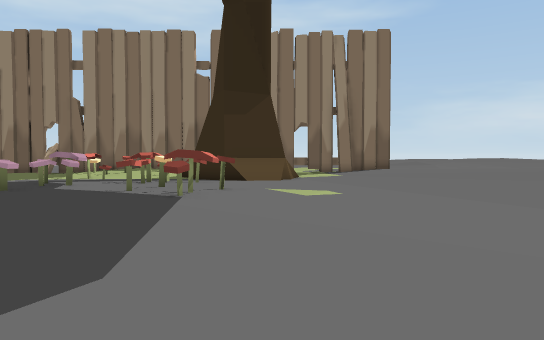
view 1 (above)

19 first-person views from a walk through a Unity game level. The camera is 1.5 m above the floor, tilts 2° down and sees 70° across. The floor is counted in squares, 2.25 m on a side. Each view is taken from the middle of a square. On the plan, view 1 faces up. The plan holds only what a view shows up to about 11 squares ahead; the rest is blank. The place goes on beyond the plan. The player is left out. Some animated figures are left out.

view 2
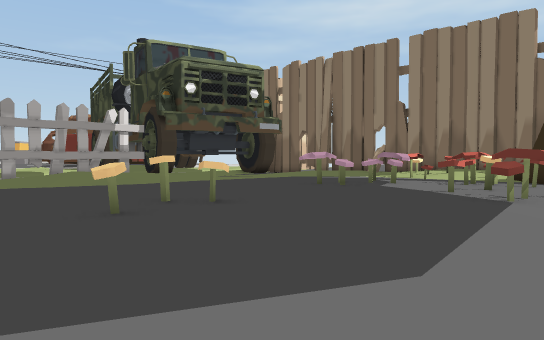

view 3
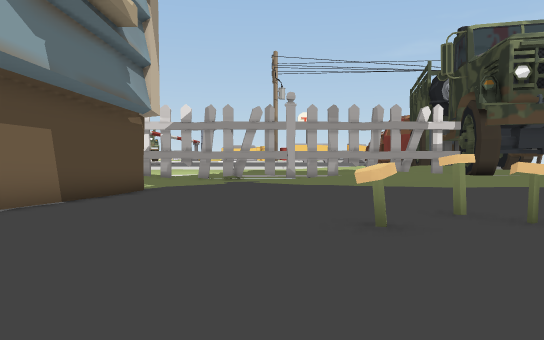

view 4
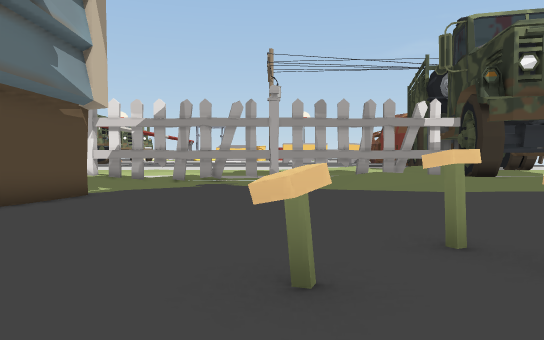

view 5
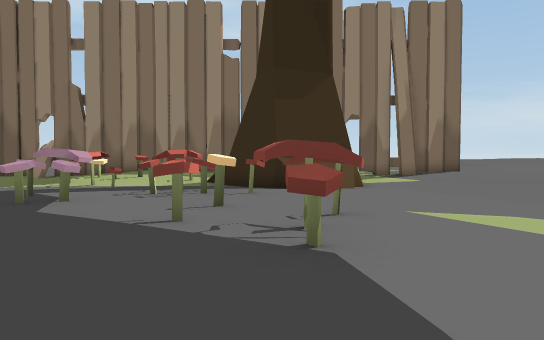

view 6
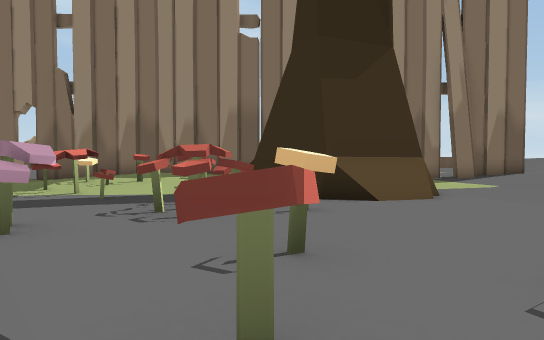

view 7
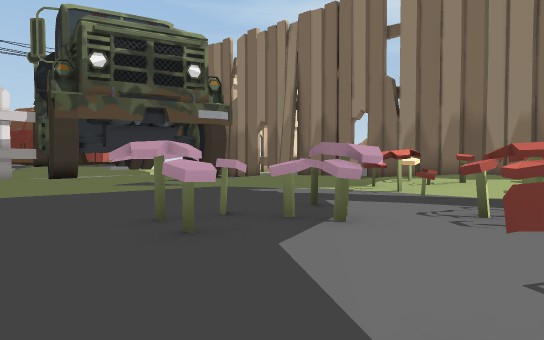

view 8
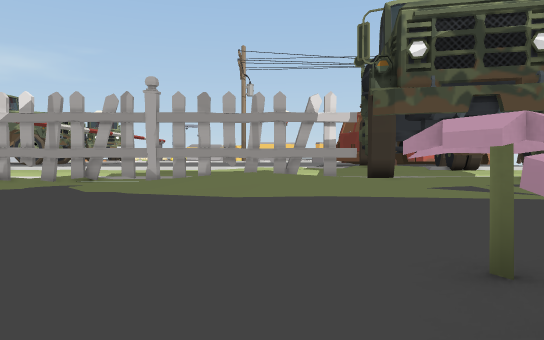

view 9
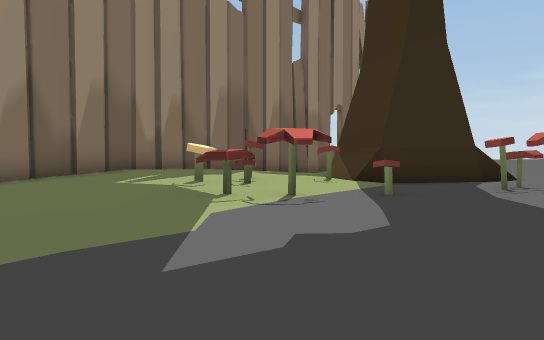

view 10
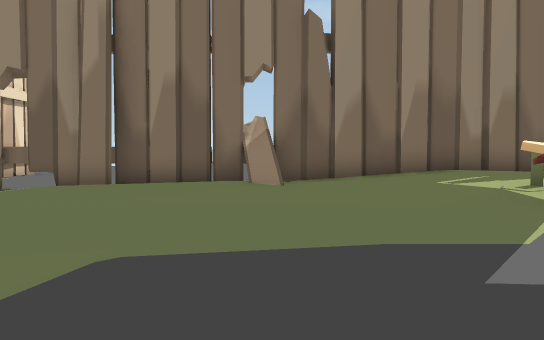

view 11
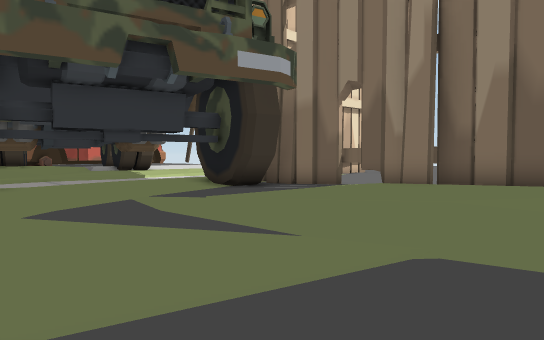

view 12
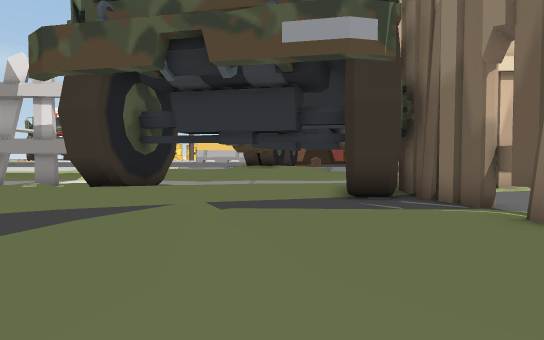

view 13
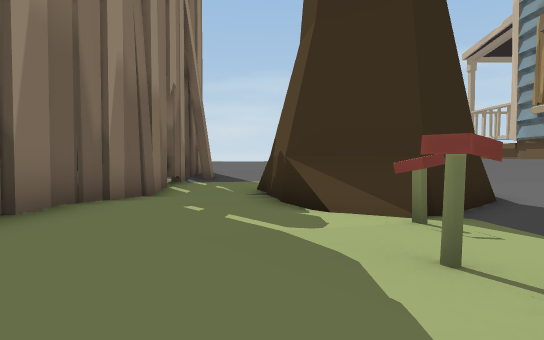

view 14
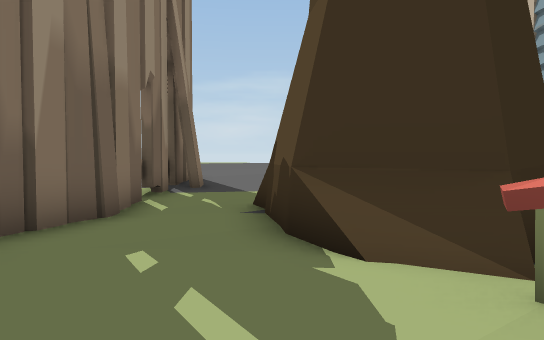

view 15
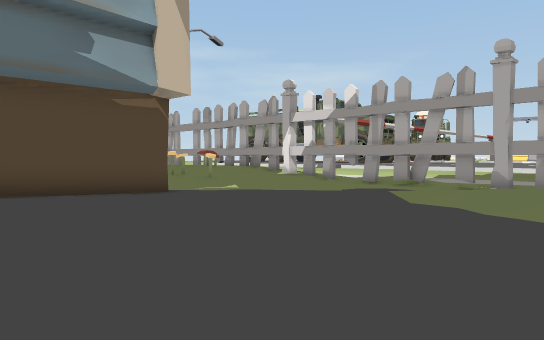

view 16
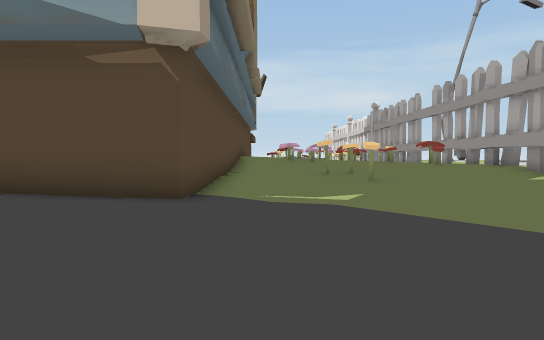

view 17
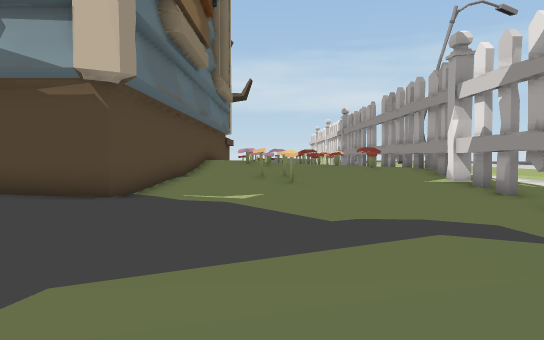

view 18
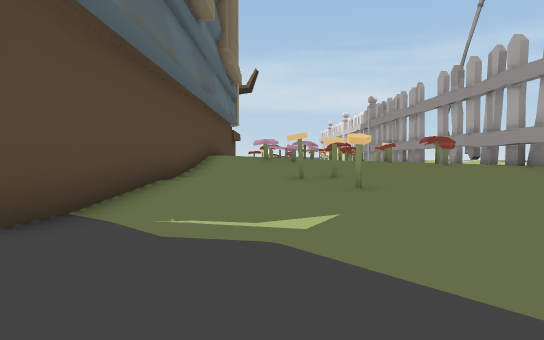

view 19
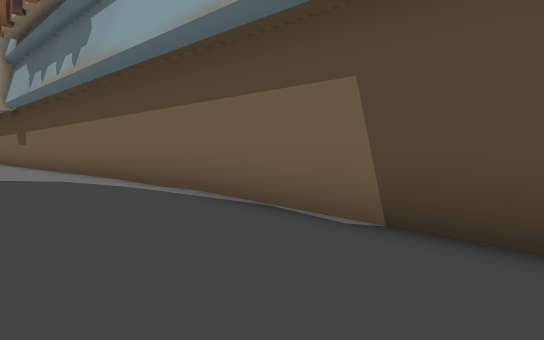

### Floor plan
Key: @ floor where view 1 was taken; # wall or solid block; x gap in a wall; . main floor; : floor 0.25 m higher than the main floor; - floor 0.25 m lower than the main floor; + floor 0.5 m higher than the main floor; _ floor 0.5 m lower than the main floor; < floor 0.75 m lower than the main floor; ( floor 1 m lower than the main floor; / step, stairs or slope; ^ raised ledge.
Columns run from 23 left of view 1 to 3 right of it. Each row starts with its distance up from view 1.
 24   <
 23   <<__
 22 ###########################
 21  ##<<///////.//+++:://.....
 20 <##<</---..-.///+++///.-...
 19 <<<<<_-----..///+///.##//..
 18 <<(</___//.../:^#///##   ..
 17 <<(<</_---....:///#x##  /..
 16 _<<<<<__---....#....####/..
 15 __<<<<___---.........#//...
 14 ___<<<___----......^.......
 13 #__/<<__-----......#......:
 12  ///   --/---...#::#......:
 11         -----...:#:::::::.:
 10        -/_---..###::#::::::
  9        ./_---..#:#::::#::::
  8        --_---...::::^##::::
  7        --_---...::::+##+:::
  6        -__---...::::++++++:
  5      ///__---...::::+++++++
  4    /////__---...::#:+++++++
  3    ///____---...:#::++++++
  2    ///<___---...::#:++++++
  1   //<<<___---...::::+++++
  0  (((<<<___---...::::++ @
 -1  (((<<<<___--...::::+
 -2 ((((<<<<___---..::::+++++
 -3 ((((<<<<<___---..::::::++
 -4 ((((<<<<<################
 -5 ((//<<<<<#
 -6 ////<____#
 -7 ////#____#
 -8 ////_---_#
 -9 /////#---#
-10 //.....--#

Positions as (right, up) in squares from view 1, and headings:
1: (0, 0), facing up
2: (0, 0), facing up-left
3: (-1, 1), facing left
4: (-3, 2), facing left
5: (-2, 4), facing up
6: (-3, 7), facing up
7: (-3, 7), facing up-left
8: (-5, 8), facing left
9: (-12, 12), facing up-right
10: (-12, 12), facing up
11: (-12, 12), facing up-left
12: (-12, 18), facing left
13: (-9, 19), facing right
14: (-7, 19), facing right
15: (-9, 6), facing down-left
16: (-16, 3), facing down
17: (-18, 5), facing down
18: (-17, 0), facing down
19: (-11, 0), facing down-right
